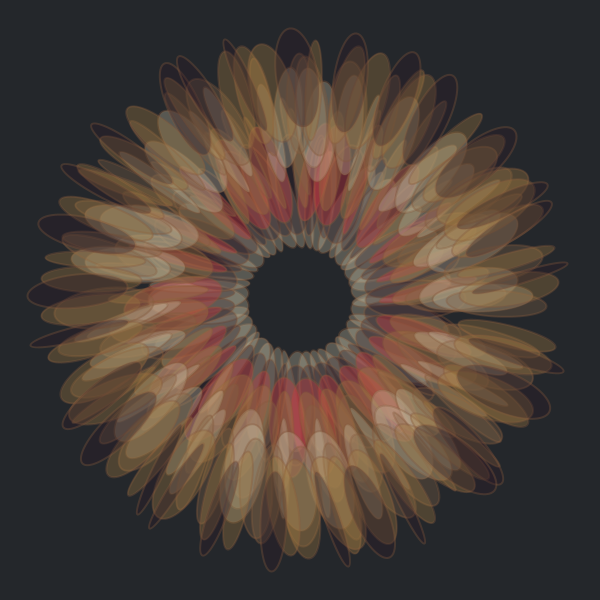
Frame 1 (no input)
Frame 60 (the mouse pressed at the canvas centre just before this capture): identical to frame 1, image omitted
Frame 120 (the mouse held since frame 60 and released just before this capture): identical to frame 1, image omitted

The Processing sketch that drew this single still picture (run headless with seeded random() and noise(); from frame 60 on, the mouse is pressed at the canvas centre):

// Processing sketch: colors_starter
// ── colors_starter.pde


// #DBE3BE, #DAE0BE, #D0D1A7, #AAAF86, #A5966F, #7F7C47, #20101B, #170B17
// #F77671, #F09F68, #EC6F6D, #93EBC1, #9A6C4B, #7B5B32, #6F5532, #20141E, #201420, #1B101E

// Szinek listaja
int[] colors = {#DD3340, #DD3340, #C4BDA3, #BE9287, #A77F42, #856647, #83573C, #452123, #2A1A25, #170D18};

int step = colors.length;
void setup() {
  size(600,600);
  strokeWeight(2);
 
}

void draw() {
  randomSeed(354);
  background(#24272b);
  stroke(rc(),87);
  // 354
  translate(width/2, height/2);
  for (int i = 0; i < step;i++) {
    color c = rc();
    ring(68+i * 9, c);
  }
}

void ring(float radius, color c) {
  int items = floor(random(12,48));
  float angle = TWO_PI / items;
  fill(c, 83);
  pushMatrix();
  for (int i = 0; i < items;i++) {
    rotate(angle);
    pushMatrix();
    translate(radius, 0);
    rotate(-0.5 + 1 * noise(i * 0.9));
    ellipse(radius/2,0,100,10 + random(33));
    popMatrix();
  }
  popMatrix();
  

}

// kuldok egy veletlen elemet a listabol
int rc() {
  return colors[floor(random(step-1))];
};
